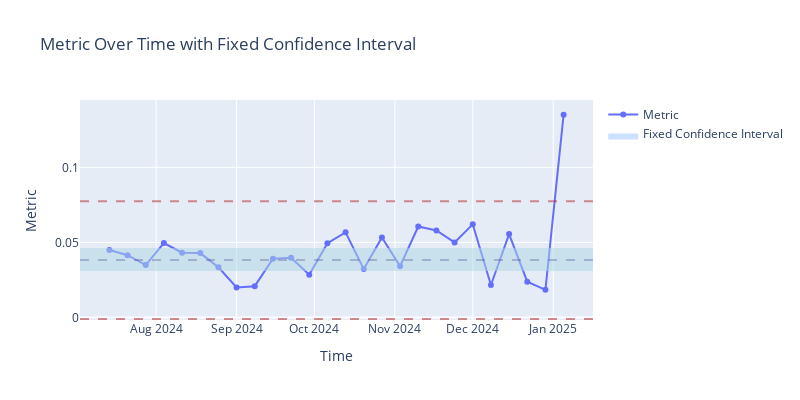

Source (notebook cell):
### Code cell
plotting.performance_by_time(detector.statistics, test_dist)

### Figure 1 — Plotly figure (JSON) as saved in the notebook; plotly's stock layout.template omitted (floating-point values rounded to 4 significant figures)
{"data": [{"hovertemplate": "%{y}", "mode": "lines+markers", "name": "Metric", "type": "scatter", "x": ["2024-07-14T00:00:00", "2024-07-21T00:00:00", "2024-07-28T00:00:00", "2024-08-04T00:00:00", "2024-08-11T00:00:00", "2024-08-18T00:00:00", "2024-08-25T00:00:00", "2024-09-01T00:00:00", "2024-09-08T00:00:00", "2024-09-15T00:00:00", "2024-09-22T00:00:00", "2024-09-29T00:00:00", "2024-10-06T00:00:00", "2024-10-13T00:00:00", "2024-10-20T00:00:00", "2024-10-27T00:00:00", "2024-11-03T00:00:00", "2024-11-10T00:00:00", "2024-11-17T00:00:00", "2024-11-24T00:00:00", "2024-12-01T00:00:00", "2024-12-08T00:00:00", "2024-12-15T00:00:00", "2024-12-22T00:00:00", "2024-12-29T00:00:00", "2025-01-05T00:00:00"], "y": [0.04491, 0.04144, 0.03489, 0.04954, 0.04313, 0.04287, 0.03344, 0.02002, 0.02083, 0.03911, 0.03981, 0.02843, 0.0495, 0.05667, 0.03222, 0.05326, 0.03414, 0.06059, 0.05795, 0.04997, 0.06207, 0.02163, 0.05554, 0.02383, 0.0184, 0.1351]}, {"fill": "toself", "fillcolor": "rgba(0, 100, 255, 0.2)", "hovertemplate": "%{y}", "line": {"color": "rgba(255,255,255,0)"}, "name": "Fixed Confidence Interval", "type": "scatter", "x": ["2024-07-14T00:00:00", "2024-07-21T00:00:00", "2024-07-28T00:00:00", "2024-08-04T00:00:00", "2024-08-11T00:00:00", "2024-08-18T00:00:00", "2024-08-25T00:00:00", "2024-09-01T00:00:00", "2024-09-08T00:00:00", "2024-09-15T00:00:00", "2024-09-22T00:00:00", "2024-09-29T00:00:00", "2024-10-06T00:00:00", "2024-10-13T00:00:00", "2024-10-20T00:00:00", "2024-10-27T00:00:00", "2024-11-03T00:00:00", "2024-11-10T00:00:00", "2024-11-17T00:00:00", "2024-11-24T00:00:00", "2024-12-01T00:00:00", "2024-12-08T00:00:00", "2024-12-15T00:00:00", "2024-12-22T00:00:00", "2024-12-29T00:00:00", "2025-01-05T00:00:00"], "y": [0.03091, 0.04634]}], "layout": {"height": 400, "hovermode": "x", "shapes": [{"fillcolor": "lightblue", "line": {"width": 0}, "opacity": 0.5, "type": "rect", "x0": 0, "x1": 1, "xref": "x domain", "y0": 0.03091, "y1": 0.04634, "yref": "y"}, {"line": {"color": "firebrick", "dash": "dash"}, "name": "Upper Threshold", "opacity": 0.5, "type": "line", "x0": 0, "x1": 1, "xref": "x domain", "y0": 0.07743, "y1": 0.07743, "yref": "y"}, {"line": {"color": "firebrick", "dash": "dash"}, "name": "Lower Threshold", "opacity": 0.5, "type": "line", "x0": 0, "x1": 1, "xref": "x domain", "y0": -0.001052, "y1": -0.001052, "yref": "y"}, {"line": {"color": "darkslateblue", "dash": "dash"}, "name": "Mean", "opacity": 0.3, "type": "line", "x0": 0, "x1": 1, "xref": "x domain", "y0": 0.03819, "y1": 0.03819, "yref": "y"}], "showlegend": true, "title": {"text": "Metric Over Time with Fixed Confidence Interval"}, "width": 800, "xaxis": {"title": {"text": "Time"}}, "yaxis": {"title": {"text": "Metric"}}}}
